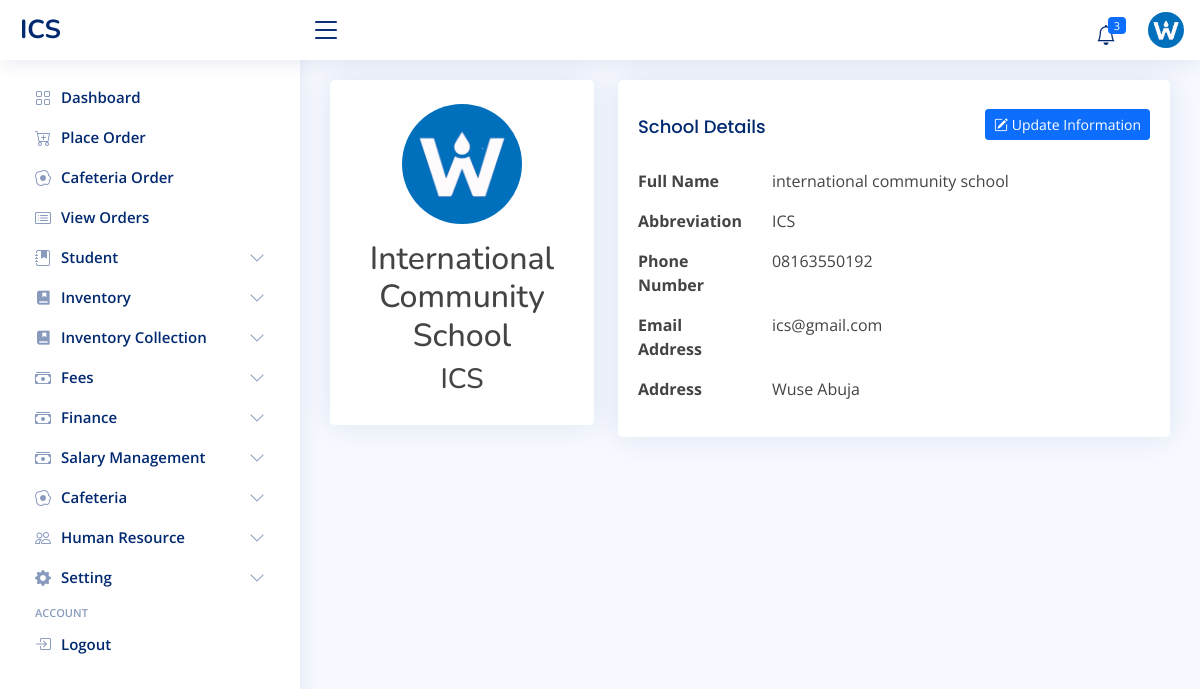
The app's page /school-info/ (signed in) with its own data.
### admin_site/models.py (models this page shows)
class SchoolInfoModel(models.Model):
    name = models.CharField(max_length=250)
    short_name = models.CharField(max_length=50)
    logo = models.FileField(upload_to='images/logo', blank=True, null=True)
    mobile = models.CharField(max_length=20)
    email = models.EmailField()
    address = models.CharField(max_length=255)
    def __str__(self):
        return self.short_name.upper()

### admin_site/views.py (the view)
# urls.py: path('school-info/', SchoolInfoDetailView.as_view(), name='school_info_detail'),
class SchoolInfoDetailView(LoginRequiredMixin, PermissionRequiredMixin, DetailView):
    model = SchoolInfoModel
    permission_required = 'admin_site.change_schoolinfomodel'
    template_name = 'admin_site/school_info/detail.html'
    context_object_name = "school_info"
    def dispatch(self, request, *args, **kwargs):
        if not SchoolInfoModel.objects.exists():
            messages.info(request, "Please create the school information first.")
            return redirect(reverse('school_info_create'))
        return super().dispatch(request, *args, **kwargs)
    def get_object(self, queryset=None):
        return SchoolInfoModel.objects.first()

### admin_site/context_processor.py (called while the page is built)
def school_info(request):
    info = SchoolInfoModel.objects.first()
    academic = SchoolSettingModel.objects.first()
    low_stock_list = ItemModel.objects.annotate(
    total_qty=ExpressionWrapper(
        F('shop_quantity') + F('store_quantity'),
        output_field=DecimalField(max_digits=10, decimal_places=2)
    )
).filter(total_qty__lte=F('reorder_level'))
    return {
        'school_info': info,
        'academic_info': academic,
        'low_stock_list': low_stock_list,
        'low_stock': low_stock_list.count(),
    }

### admin_site/models.py (called while the page is built)
    def __str__(self):
        return self.name

### inventory/models.py (called while the page is built)
    def __str__(self):
        return f"{self.name} ({self.get_unit_display()})"

    @property
    def total_quantity(self):
        return self.shop_quantity + self.store_quantity

### admin_site/templates/admin_site/school_info/detail.html
{% extends 'admin_site/layout.html' %}
{% block 'main' %}
<div class="row">
    <div class="col-xl-4 text-center">
        <div class="card">
            <div class="card-body profile-card pt-4 d-flex flex-column align-items-center">
                {% if school_info.logo %}
                    <img src="{{ school_info.logo.url }}" alt="School Logo" class="rounded-circle" style="width: 120px; height: 120px; object-fit: cover;">
                {% else %}
                    <div class="card-icon rounded-circle d-flex align-items-center justify-content-center" style="width: 120px; height: 120px; font-size: 64px;">
                        <i class="bi bi-bank"></i>
                    </div>
                {% endif %}
                <h2 class="mt-3">{{ school_info.name|title }}</h2>
                <h3>{{ school_info.short_name|upper }}</h3>
            </div>
        </div>
    </div>
    <div class="col-xl-8">
        <div class="card">
            <div class="card-body pt-3">
                <div class="d-flex justify-content-between align-items-center">
                    <h5 class="card-title mb-0">School Details</h5>
                    <a href="{% url 'school_info_edit' school_info.pk %}" class="btn btn-primary btn-sm">
                        <i class="bi bi-pencil-square"></i> Update Information
                    </a>
                </div>
                <div class="mt-3">
                    <div class="row mb-3">
                        <div class="col-lg-3 col-md-4 label fw-bold">Full Name</div>
                        <div class="col-lg-9 col-md-8">{{ school_info.name }}</div>
                    </div>
                    <div class="row mb-3">
                        <div class="col-lg-3 col-md-4 label fw-bold">Abbreviation</div>
                        <div class="col-lg-9 col-md-8">{{ school_info.short_name|upper }}</div>
                    </div>
                    <div class="row mb-3">
                        <div class="col-lg-3 col-md-4 label fw-bold">Phone Number</div>
                        <div class="col-lg-9 col-md-8">{{ school_info.mobile }}</div>
                    </div>
                    <div class="row mb-3">
                        <div class="col-lg-3 col-md-4 label fw-bold">Email Address</div>
                        <div class="col-lg-9 col-md-8">{{ school_info.email|lower }}</div>
                    </div>
                    <div class="row mb-3">
                        <div class="col-lg-3 col-md-4 label fw-bold">Address</div>
                        <div class="col-lg-9 col-md-8">{{ school_info.address }}</div>
                    </div>
                </div>
            </div>
        </div>
    </div>
</div>
{% endblock %}

### admin_site/templates/admin_site/layout.html (shortened to what this page needs)
<!DOCTYPE html>
{% load static %}
<html lang="en">
<head>
    <link href="{% static 'admin_site/vendor/bootstrap/css/bootstrap.min.css' %}" rel="stylesheet">
    <link href="{% static 'admin_site/vendor/bootstrap-icons/bootstrap-icons.css' %}" rel="stylesheet">
    <link href="{% static 'admin_site/vendor/boxicons/css/boxicons.min.css' %}" rel="stylesheet">
    <link href="{% static 'admin_site/vendor/quill/quill.snow.css' %}" rel="stylesheet">
    <link href="{% static 'admin_site/vendor/quill/quill.bubble.css' %}" rel="stylesheet">
    <link href="{% static 'admin_site/vendor/remixicon/remixicon.css' %}" rel="stylesheet">
    <link href="{% static 'admin_site/vendor/simple-datatables/style.css' %}" rel="stylesheet">
    <link href="{% static 'admin_site/styles/style.css' %}" rel="stylesheet">
</head>
<body>
<header class="header non-printable fixed-top d-flex align-items-center" id="header">
    <div class="d-flex align-items-center justify-content-between">
        <a class="logo d-flex align-items-center" href="{% url 'admin_dashboard' %}">
            <span class="d-none d-lg-block">{{ school_info|upper }}</span>
        </a>
        <i class="bi bi-list toggle-sidebar-btn"></i>
    </div>
    <nav class="header-nav ms-auto">
        <ul class="d-flex align-items-center">
            <li class="nav-item dropdown">
          <a class="nav-link nav-icon" href="#" data-bs-toggle="dropdown">
            <i class="bi bi-bell"></i>
            <span class="badge bg-primary badge-number">{{ low_stock }}</span>
          </a>
        </li>
            <li class="nav-item dropdown pe-3">
                <a class="nav-link nav-profile d-flex align-items-center pe-0" data-bs-toggle="dropdown" href="#">
                    {% if user.is_superuser %}
                    <img alt="Profile" class="rounded-circle" src="{{ school_info.logo.url }}">
                    {% else %}
                    {% if user.profile.staff.image %}
                    <img alt="Profile" class="rounded-circle" src="{{user.profile.staff.image.url}}">
                    {% else %}
                    <img alt="Profile" class="rounded-circle" src="{% static 'admin_site/images/default_image.jpg' %}">
                    {% endif %}
                    {% endif %}
                </a>
            </li>
        </ul>
    </nav>
</header>
<aside class="sidebar non-printable" id="sidebar" style="">
    <ul class="sidebar-nav" id="sidebar-nav">
        <li class="nav-item">
            <a class="nav-link collapsed" href="{% url 'admin_dashboard' %}">
                <i class="bi bi-grid"></i>
                <span>Dashboard</span>
            </a>
        </li>
        {% if 'inventory.add_salemodel' in perms %}
        <li class="nav-item">
            <a class="nav-link collapsed" href="{% url 'place_order' %}">
                <i class="bi bi-cart-plus"></i>
                <span>Place Order</span>
            </a>
        </li>
        {% endif %}
        {% if 'cafeteria.add_mealcollectionmodel' in perms %}
        <li class="nav-item">
            <a class="nav-link collapsed" href="{% url 'cafeteria_collection_live' %}">
                <i class="bi bi-egg-fried"></i>
                <span>Cafeteria Order</span>
            </a>
        </li>
        {% endif %}
        {% if 'inventory.view_salemodel' in perms %}
        <li class="nav-item">
            <a class="nav-link collapsed" href="{% url 'view_orders' %}">
                <i class="bi bi-card-list"></i>
                <span>View Orders</span>
            </a>
        </li>
        {% endif %}
        {% if 'student.add_studentmodel' in perms or 'student.view_studentmodel' in perms or 'student.view_studentsettingmodel' in perms %}
            <li class="nav-item">
                <a class="nav-link collapsed" data-bs-target="#stud" data-bs-toggle="collapse" href="#">
                    <i class="bi bi-journal-bookmark-fill"></i><span>Student</span><i
                        class="bi bi-chevron-down ms-auto"></i>
                </a>
            </li>
            {% endif %}
        {% if 'inventory.view_itemmodel' in perms or 'inventory.view_stockinmodel' in perms or 'inventory.view_inventorycollectionmodel' in perms %}
        <li class="nav-item">
            <a class="nav-link collapsed" data-bs-target="#acad" data-bs-toggle="collapse" href="#">
                <i class="ri-book-mark-fill"></i><span>Inventory</span><i class="bi bi-chevron-down ms-auto"></i>
            </a>
        </li>
        {% endif %}
        {% if 'inventory.view_itemmodel' in perms or 'inventory.view_stockinmodel' in perms or 'inventory.view_purchaseordermodel' in perms %}
        <li class="nav-item">
            <a class="nav-link collapsed" data-bs-target="#acad2" data-bs-toggle="collapse" href="#">
                <i class="ri-book-mark-fill"></i><span>Inventory Collection</span><i class="bi bi-chevron-down ms-auto"></i>
            </a>
        </li>
        {% endif %}
         {% if 'finance.view_feemodel' in perms or 'finance.view_feepaymentmodel' in perms %}
        <li class="nav-item">
            <a class="nav-link collapsed" data-bs-target="#fees" data-bs-toggle="collapse" href="#">
                <i class="bi bi-cash-stack"></i><span>Fees</span><i class="bi bi-chevron-down ms-auto"></i>
            </a>
        </li>
        {% endif %}
        {% if 'finance.add_studentfundingmodel' in perms or 'finance.view_studentfundingmodel' in perms or 'finance.view_expensemodel' in perms %}
            <li class="nav-item">
                <a class="nav-link collapsed" data-bs-target="#fee" data-bs-toggle="collapse" href="#">
                    <i class="bi bi-cash-stack"></i><span>Finance</span><i class="bi bi-chevron-down ms-auto"></i>
                </a>
            </li>
            {% endif %}
        {% if 'finance.add_salaryrecord' in perms or 'finance.view_salaryrecord' in perms %}
            <li class="nav-item">
                <a class="nav-link collapsed" data-bs-target="#sal" data-bs-toggle="collapse" href="#">
                    <i class="bi bi-cash-stack"></i><span>Salary Management</span><i class="bi bi-chevron-down ms-auto"></i>
                </a>
            </li>
            {% endif %}
        {% if 'cafeteria.view_mealcollectionmodel' in perms or 'cafeteria.view_cafeteriasettingmodel' in perms %}
        <li class="nav-item">
            <a class="nav-link collapsed" data-bs-target="#cafe" data-bs-toggle="collapse" href="#">
                <i class="bi bi-egg-fried"></i><span>Cafeteria</span><i class="bi bi-chevron-down ms-auto"></i>
            </a>
        </li>
        {% endif %}
       {% if 'human_resource.add_staffmodel' in perms or 'human_resource.view_staffmodel' in perms or 'auth.add_group' in perms %}
        <li class="nav-item">
            <a class="nav-link collapsed" data-bs-target="#hr" data-bs-toggle="collapse" href="#">
                <i class="bi bi-people"></i><span>Human Resource</span><i class="bi bi-chevron-down ms-auto"></i>
            </a>
        </li>
        {% endif %}
        {% if 'admin_site.change_schoolinfomodel' in perms or 'admin_site.change_schoolsettingmodel' in perms or 'admin_site.add_classesmodel' in perms %}
            <li class="nav-item">
                <a class="nav-link collapsed" data-bs-target="#tables-nav" data-bs-toggle="collapse" href="#">
                    <i class="bi bi-gear-fill"></i><span>Setting</span><i class="bi bi-chevron-down ms-auto"></i>
                </a>
            </li>
            {% endif %}
        <li class="nav-heading">Account</li>
        <li class="nav-item">
            <a class="nav-link collapsed" href="{% url 'logout' %}">
                <i class="bi bi-box-arrow-in-right"></i>
                <span>Logout</span>
            </a>
        </li></ul>
</aside>
<main class="main" id="main">
    <section class="section dashboard">
        {% block 'main' %} {% endblock %}
    </section>
</main>
</body>
</html>

### admin_site/static/admin_site/styles/style.css (style rules this page uses)
:root { scroll-behavior: smooth; }
body { font-family: "Open Sans", sans-serif; background: #f6f9ff; color: #444444; }
a { color: #4154f1; text-decoration: none; }
h1, h2, h3, h4, h5, h6 { font-family: "Nunito", sans-serif; }
#main { margin-top: 60px; padding: 20px 30px; transition: all 0.3s; }
.card { margin-bottom: 30px; border: none; border-radius: 5px; box-shadow: 0px 0 30px rgba(1, 41, 112, 0.1); }
.card-title { padding: 20px 0 15px 0; font-size: 18px; font-weight: 500; color: #012970; font-family: "Poppins", sans-serif; }
.card-body { padding: 0 20px 20px 20px; }
.logo { line-height: 1; }
@media (min-width: 1200px) { .logo { width: 280px; } }
.logo span { font-size: 26px; font-weight: 700; color: #012970; font-family: "Nunito", sans-serif; }
.header { transition: all 0.5s; z-index: 997; height: 60px; box-shadow: 0px 2px 20px rgba(1, 41, 112, 0.1); background-color: #fff; padding-left: 20px; }
.header .toggle-sidebar-btn { font-size: 32px; padding-left: 10px; cursor: pointer; color: #012970; }
.header-nav ul { list-style: none; }
.header-nav > ul { margin: 0; padding: 0; }
.header-nav .nav-icon { font-size: 20px; color: #012970; }
.header-nav .nav-profile { color: #012970; }
.header-nav .nav-profile img { max-height: 36px; }
.header-nav .badge-number { position: absolute; inset: 4px 6px auto auto; font-weight: normal; font-size: 11px; padding: 3px 6px; }
.sidebar { position: fixed; top: 60px; left: 0; bottom: 0; width: 300px; z-index: 996; transition: all 0.3s; padding: 20px; overflow-y: auto; scrollbar-width: thin; scrollbar-color: #aab7cf transparent; box-shadow: 0px 0px 20px rgba(1, 41, 112, 0.1); background-color: #fff; }
@media (min-width: 1200px) { #main, #footer { margin-left: 300px; } }
.sidebar-nav { padding: 0; margin: 0; list-style: none; }
.sidebar-nav li { padding: 0; margin: 0; list-style: none; }
.sidebar-nav .nav-item { margin-bottom: 5px; }
.sidebar-nav .nav-heading { font-size: 11px; text-transform: uppercase; color: #899bbd; font-weight: 600; margin: 10px 0 5px 15px; }
.sidebar-nav .nav-link { display: flex; align-items: center; font-size: 15px; font-weight: 600; color: #4154f1; transition: 0.3; background: #f6f9ff; padding: 10px 15px; border-radius: 4px; }
.sidebar-nav .nav-link i { font-size: 16px; margin-right: 10px; color: #4154f1; }
.sidebar-nav .nav-link.collapsed { color: #012970; background: #fff; }
.sidebar-nav .nav-link.collapsed i { color: #899bbd; }
.sidebar-nav .nav-link .bi-chevron-down { margin-right: 0; transition: transform 0.2s ease-in-out; }

### admin_site/templates/admin_site/layout.html (style rules this page uses)
.nav-link { height:35px }

### records on screen
SchoolInfoModel: short_name "ICS", logo (picture), name "International Community School", name "international community school", mobile "08163550192", email "ics@gmail.com", address "Wuse Abuja"

### other values on screen
{{ low_stock }} "3"
